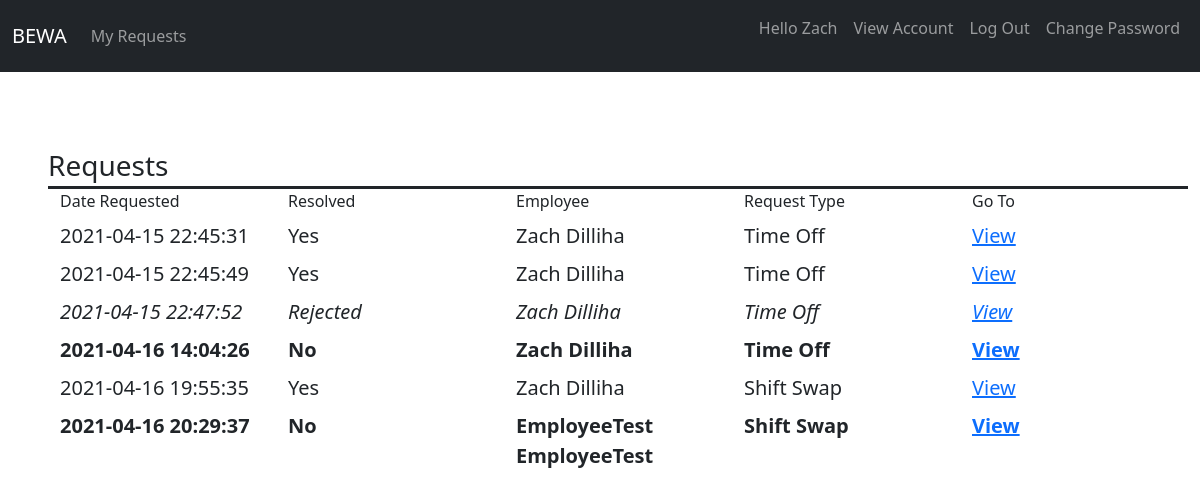
Screenshot of /requests/requests.php (signed in) with the database file from the repository.
### tables this page shows
CREATE TABLE `request` (
  `rid` int(11) NOT NULL,
  `empID` int(11) NOT NULL,
  `reqType` tinyint(1) NOT NULL,
  `timeOffID` int(11) DEFAULT NULL,
  `shiftSwapID` int(11) DEFAULT NULL,
  `start_req` datetime NOT NULL DEFAULT current_timestamp(),
  `resolved` tinyint(1) NOT NULL
);

CREATE TABLE `users` (
  `uid` int(11) NOT NULL,
  `username` varchar(50) NOT NULL,
  `password` varchar(255) NOT NULL,
  `created_at` datetime DEFAULT current_timestamp(),
  `isAdmin` tinyint(1) NOT NULL,
  `firstName` text NOT NULL,
  `lastName` text NOT NULL
);

### requests/requests.php (the view, shortened to what this page needs)
<?php
require '../header.php';
require_once "../includes/dbh.inc.php";
?>
<html lang="en">
<head>
</head>
<body>
<br><br><br>
<div class="container mx-5">
    <div class="row fs-3 border-bottom border-3 border-dark">
    Requests
    </div>
    <div class="row mb-2">
        <div class="col">
        Date Requested
        </div>
        <div class="col">
        Resolved
        </div>
        <div class="col">
        Employee
        </div>
        <div class="col">
        Request Type
        </div>
        <div class="col">
        Go To
        </div>
    </div>
    <?php $sql = "SELECT * FROM request, employee, users WHERE request.empID=employee.empID AND employee.uid=users.uid ORDER BY request.start_req";
        $result = $conn->query($sql);
        if ($result->num_rows > 0) {
            while($row = $result->fetch_assoc()) {
                if ($row["resolved"] == 0) {
                  echo "<div class='row fw-bold mb-2'>";
                }
                elseif($row["resolved"] == 2) {
                  echo "<div class='row fst-italic mb-2'>";
                }else{
                  echo "<div class='row mb-2'>";
                }
                  echo "<div class='col fs-5'>";
                    echo $row["start_req"];
                  echo "</div>";
                  echo "<div class='col fs-5'>";
                    if ($row["resolved"] == 0) {
                        echo "No";
                    }
                    elseif($row["resolved"] == 2) {
                      echo "Rejected";
                    }else{
                      echo "Yes";
                    }
                  echo "</div>";
                  echo "<div class='col fs-5'>";
                    echo $row["firstName"]." ".$row['lastName'];
                  echo "</div>";
                  echo "<div class='col fs-5'>";
                      if($row["reqType"]==0){
                        echo "Shift Swap";
                      }else{
                        echo "Time Off";
                      }
                  echo "</div>";
                  echo "<div class='col fs-5'>";
                    echo '<a href="viewRequest.php?rid='. $row['rid'] .'" class="mr-3" title="View Record">View</a>';
                  echo "</div>";
                  echo "</div>";
            }
        } else {
            echo "0 results";
        }
    ?>
  </div>
</body>
</html>

### rows the page displays
request: start_req "2021-04-15 22:45:31", resolved "Yes", users.firstName "Zach", users.lastName "Dilliha", reqType "Time Off"
request: start_req "2021-04-15 22:45:49", resolved "Yes", users.firstName "Zach", users.lastName "Dilliha", reqType "Time Off"
request: start_req "2021-04-15 22:47:52", resolved "Rejected", users.firstName "Zach", users.lastName "Dilliha", reqType "Time Off"
request: start_req "2021-04-16 14:04:26", resolved "No", users.firstName "Zach", users.lastName "Dilliha", reqType "Time Off"
request: start_req "2021-04-16 19:55:35", resolved "Yes", users.firstName "Zach", users.lastName "Dilliha", reqType "Shift Swap"
request: start_req "2021-04-16 20:29:37", resolved "No", users.firstName "EmployeeTest", users.lastName "EmployeeTest", reqType "Shift Swap"

### other values shown
$_SESSION["firstName"] "Zach"
